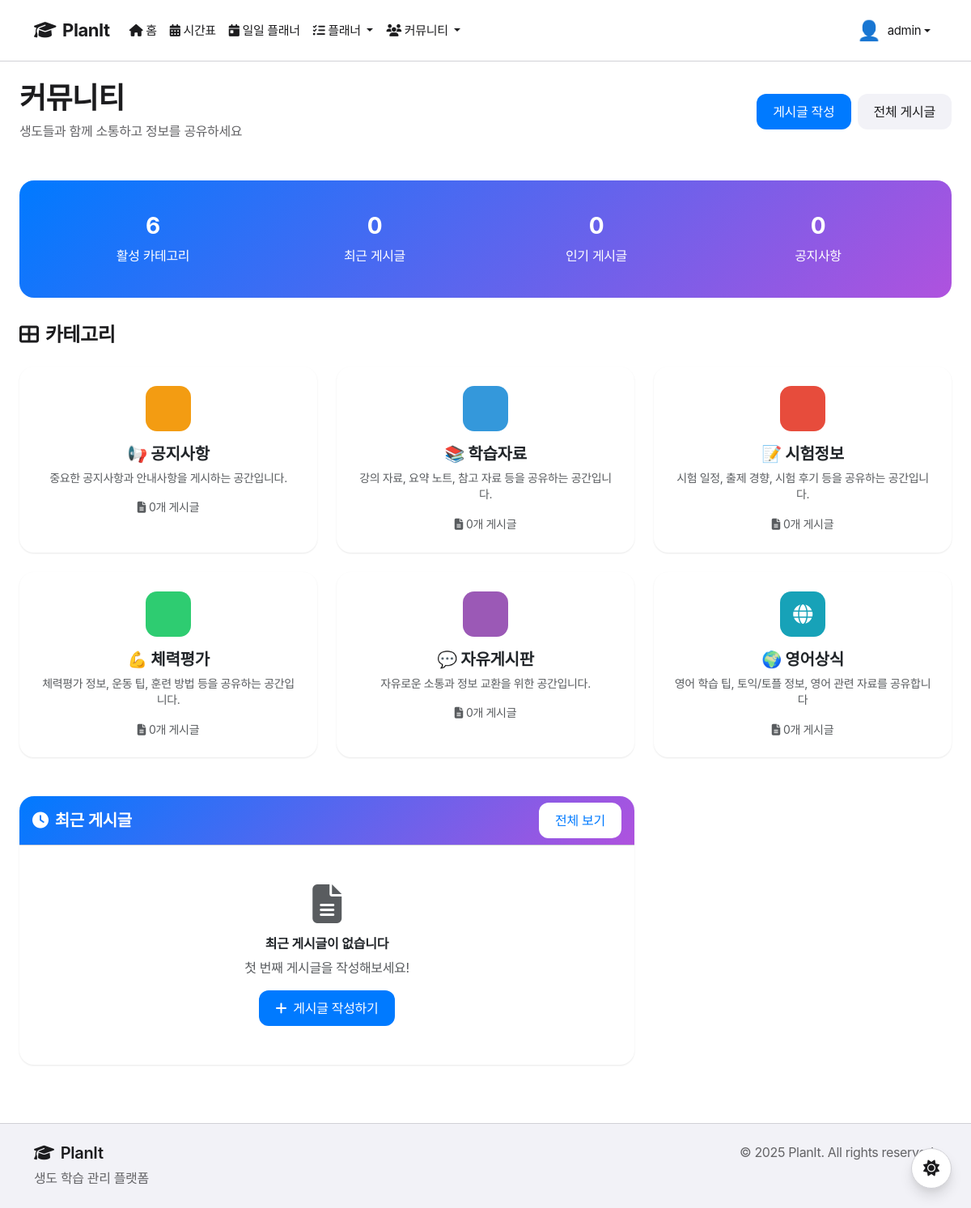
Page /community/ (signed in) on the committed database.
### accounts/models.py (models this page shows, shortened)
class User(AbstractUser):
    DEPARTMENT_CHOICES = [
        ('INTL', '국제관계학과'),
        ('DEFENSE', '국방경영학과'),
        ('AERO_POLICY', '항공우주정책학과'),
        ('COMP', '컴퓨터과학과'),
        ('AERO', '항공공학과'),
        ('SPACE', '우주공학과'),
        ('MECH', '기계공학과'),
        ('ELEC', '전자통신공학과'),
        ('SYSTEM', '시스템공학과'),
    ]
    GRADE_CHOICES = [
        (1, '1학년'),
        (2, '2학년'),
        (3, '3학년'),
        (4, '4학년'),
    ]
    student_id = models.CharField(
        max_length=10,
        unique=True,
        validators=[RegexValidator(r'^\d{7}$', '학번은 7자리 숫자여야 합니다.')],
        help_text='7자리 학번을 입력하세요'
    )
    department = models.CharField(
        max_length=15,
        choices=DEPARTMENT_CHOICES,
        default='COMP',
        verbose_name='학과'
    )
    grade = models.IntegerField(
        choices=GRADE_CHOICES,
        default=1,
        verbose_name='학년'
    )
    phone_number = models.CharField(
        max_length=15,
        blank=True,
        null=True,
        verbose_name='전화번호'
    )
    profile_image = models.ImageField(
        upload_to='profiles/',
        blank=True,
        null=True,
        verbose_name='프로필 이미지'
    )
    avatar_choice = models.CharField(
        max_length=20,
        default='default',
        blank=True,
        verbose_name='아바타 선택 (legacy)'
    )
    bio = models.TextField(
        max_length=500,
        blank=True,
        verbose_name='자기소개'
    )
    weekly_study_goal = models.PositiveIntegerField(
        default=40,
        verbose_name='주간 학습 목표(시간)'
    )
    created_at = models.DateTimeField(auto_now_add=True)
    updated_at = models.DateTimeField(auto_now=True)
    class Meta:
        verbose_name = '사용자'
        verbose_name_plural = '사용자들'

### community/models.py (models this page shows, shortened)
class Category(models.Model):
    CATEGORY_TYPES = [
        ('STUDY', '학습 자료'),
        ('EXAM', '시험 정보'),
        ('LECTURE', '강의 특성'),
        ('FITNESS', '체력평가'),
        ('ENGLISH', '영어상식'),
        ('PROJECT', '프로젝트'),
        ('QNA', '질문답변'),
        ('FREE', '자유게시판'),
        ('NOTICE', '공지사항'),
    ]
    id = models.UUIDField(primary_key=True, default=uuid.uuid4, editable=False)
    name = models.CharField(max_length=50, verbose_name='카테고리명')
    slug = models.SlugField(max_length=50, unique=True, verbose_name='슬러그')
    category_type = models.CharField(
        max_length=10,
        choices=CATEGORY_TYPES,
        default='FREE',
        verbose_name='카테고리 유형'
    )
    description = models.TextField(blank=True, verbose_name='설명')
    icon = models.CharField(max_length=50, default='fas fa-comments', verbose_name='아이콘')
    color = models.CharField(max_length=7, default='#007bff', verbose_name='색상')
    is_active = models.BooleanField(default=True, verbose_name='활성화')
    order = models.IntegerField(default=0, verbose_name='정렬순서')
    department_restricted = models.BooleanField(default=False, verbose_name='학과 제한')
    allowed_departments = models.JSONField(default=list, blank=True, verbose_name='허용 학과')
    created_at = models.DateTimeField(auto_now_add=True)
    updated_at = models.DateTimeField(auto_now=True)
    class Meta:
        verbose_name = '카테고리'
        verbose_name_plural = '카테고리들'
        ordering = ['order', 'name']
    def get_absolute_url(self):
        return reverse('community:category_posts', kwargs={'slug': self.slug})

### community/views.py (the view)
# urls.py: path('', views.CommunityView.as_view(), name='index'),
class CommunityView(LoginRequiredMixin, TemplateView):
    template_name = 'community/index.html'
    def get_context_data(self, **kwargs):
        context = super().get_context_data(**kwargs)
        user = self.request.user
        categories = Category.objects.filter(is_active=True)
        if not user.is_staff:
            categories = categories.filter(
                Q(department_restricted=False) |
                Q(allowed_departments__icontains=user.department)
            )
        categories = categories.annotate(
            post_count=Count('posts', filter=Q(posts__is_active=True))
        ).order_by('order', 'name')
        recent_posts = Post.objects.filter(
            is_active=True,
            category__in=categories
        ).select_related('author', 'category').order_by('-created_at')[:10]
        popular_posts = Post.objects.filter(
            is_active=True,
            category__in=categories,
            created_at__gte=timezone.now() - timezone.timedelta(days=7)
        ).annotate(
            like_count=Count('likes')
        ).order_by('-like_count', '-views')[:5]
        notices = Post.objects.filter(
            is_active=True,
            post_type='NOTICE',
            category__in=categories
        ).order_by('-is_pinned', '-created_at')[:5]
        context.update({
            'categories': categories,
            'recent_posts': recent_posts,
            'popular_posts': popular_posts,
            'notices': notices,
        })
        return context

### templates/community/index.html (shortened to what this page needs)
{% extends 'base.html' %}
{% load static %}
{% block content %}
<div class="container-fluid">
    <div class="d-flex justify-content-between align-items-center mb-5">
        <div>
            <h2 class="fw-bold mb-2" style="font-size: 2.25rem; letter-spacing: -0.02em;">커뮤니티</h2>
            <p class="mb-0" style="color: #636366; font-size: 1rem;">생도들과 함께 소통하고 정보를 공유하세요</p>
        </div>
        <div class="d-flex gap-2">
            <a href="{% url 'community:post_create' %}" class="btn btn-primary">
                게시글 작성
            </a>
            <a href="{% url 'community:post_list' %}" class="btn" style="background-color: #F2F2F7; color: #1C1C1E; border: none;">
                전체 게시글
            </a>
        </div>
    </div>
    <div class="stats-section">
        <div class="row text-center">
            <div class="col-md-3">
                <h3 class="fw-bold">{{ categories.count }}</h3>
                <p class="mb-0">활성 카테고리</p>
            </div>
            <div class="col-md-3">
                <h3 class="fw-bold">{{ recent_posts.count }}</h3>
                <p class="mb-0">최근 게시글</p>
            </div>
            <div class="col-md-3">
                <h3 class="fw-bold">{{ popular_posts.count }}</h3>
                <p class="mb-0">인기 게시글</p>
            </div>
            <div class="col-md-3">
                <h3 class="fw-bold">{{ notices.count }}</h3>
                <p class="mb-0">공지사항</p>
            </div>
        </div>
    </div>
    <div class="mb-5">
        <h4 class="mb-4"><i class="fas fa-th-large me-2"></i>카테고리</h4>
        <div class="row g-4">
            {% for category in categories %}
            <div class="col-md-6 col-lg-4">
                <a href="{{ category.get_absolute_url }}" class="text-decoration-none">
                    <div class="card category-card h-100">
                        <div class="card-body text-center p-4">
                            <div class="category-icon" style="background-color: {{ category.color }};">
                                <i class="{{ category.icon }}"></i>
                            </div>
                            <h5 class="card-title fw-bold">{{ category.name }}</h5>
                            <p class="card-text text-muted small">{{ category.description|truncatewords:10 }}</p>
                            <div class="d-flex justify-content-center align-items-center mt-3">
                                <small class="text-muted">
                                    <i class="fas fa-file-alt me-1"></i>{{ category.post_count }}개 게시글
                                </small>
                            </div>
                        </div>
                    </div>
                </a>
            </div>
            {% endfor %}
        </div>
    </div>
    <div class="row">
        <div class="col-lg-8">
            <div class="card">
                <div class="card-header bg-primary text-white">
                    <div class="d-flex justify-content-between align-items-center">
                        <h5 class="mb-0">
                            <i class="fas fa-clock me-2"></i>최근 게시글
                        </h5>
                        <a href="{% url 'community:post_list' %}" class="btn btn-sm btn-light">
                            전체 보기
                        </a>
                    </div>
                </div>
                <div class="card-body">
                    {% if recent_posts %}
                        {% for post in recent_posts %}
                        <div class="post-card p-3 mb-3">
                            <div class="d-flex align-items-start">
                                <div class="me-3">
                                    {% if post.author.profile_image %}
                                        <img src="{{ post.author.profile_image.url }}" alt="프로필" class="rounded-circle" width="40" height="40" style="object-fit: cover;">
                                    {% else %}
                                        <div class="d-flex align-items-center justify-content-center" style="width: 40px; height: 40px; font-size: 32px;">👤</div>
                                    {% endif %}
                                </div>
                                <div class="flex-grow-1">
                                    <h6 class="mb-2">
                                        <a href="{{ post.get_absolute_url }}" class="text-decoration-none">
                                            {{ post.title }}
                                        </a>
                                    </h6>
                                    <div class="post-meta mb-2">
                                        <span class="badge bg-secondary">{{ post.category.name }}</span>
                                        {% if post.post_type != 'NORMAL' %}
                                        <span class="badge post-type-badge bg-info">{{ post.get_post_type_display }}</span>
                                        {% endif %}
                                        {% if post.subject %}
                                        <span class="badge bg-success">{{ post.subject.name }}</span>
                                        {% endif %}
                                    </div>
                                    <div class="post-meta">
                                        <span>{{ post.author.get_full_name }}</span>
                                        <span class="mx-2">|</span>
                                        <span>{{ post.created_at|date:"m월 d일 H:i" }}</span>
                                        <span class="mx-2">|</span>
                                        <i class="fas fa-eye me-1"></i>{{ post.views }}
                                        <i class="fas fa-heart ms-2 me-1"></i>{{ post.get_like_count }}
                                        <i class="fas fa-comment ms-2 me-1"></i>{{ post.get_comment_count }}
                                    </div>
                                </div>
                            </div>
                        </div>
                        {% endfor %}
                    {% else %}
                        <div class="text-center py-4">
                            <i class="fas fa-file-alt fa-3x text-muted mb-3"></i>
                            <h6>최근 게시글이 없습니다</h6>
                            <p class="text-muted">첫 번째 게시글을 작성해보세요!</p>
                            <a href="{% url 'community:post_create' %}" class="btn btn-primary">
                                <i class="fas fa-plus me-2"></i>게시글 작성하기
                            </a>
                        </div>
                    {% endif %}
                </div>
            </div>
        </div>
        <div class="col-lg-4">
        </div>
    </div>
</div>
{% endblock %}

### templates/base.html (shortened to what this page needs)
{% load static %}
<!DOCTYPE html>
<html lang="ko">
<head>
    <link href="https://cdn.jsdelivr.net/npm/bootstrap@5.3.2/dist/css/bootstrap.min.css" rel="stylesheet">
    <link rel="stylesheet" href="https://cdn.jsdelivr.net/npm/bootstrap-icons@1.11.0/font/bootstrap-icons.css">
    <link rel="stylesheet" href="https://cdnjs.cloudflare.com/ajax/libs/font-awesome/6.4.0/css/all.min.css">
    <link rel="stylesheet" href="{% static 'css/style.css' %}">
</head>
<body>
    <nav class="navbar navbar-expand-lg navbar-light">
        <div class="container">
            <a class="navbar-brand fw-bold" href="{% url 'home' %}">
                <i class="fas fa-graduation-cap me-2"></i>PlanIt
            </a>
            <div class="collapse navbar-collapse" id="navbarNav">
                <ul class="navbar-nav me-auto">
                    <li class="nav-item">
                        <a class="nav-link" href="{% url 'home' %}">
                            <i class="fas fa-home me-1"></i>홈
                        </a>
                    </li>
                    {% if user.is_authenticated %}
                    <li class="nav-item">
                        <a class="nav-link" href="{% url 'timetable:index' %}">
                            <i class="fas fa-calendar-alt me-1"></i>시간표
                        </a>
                    </li>
                    <li class="nav-item">
                        <a class="nav-link" href="{% url 'planner:daily_planner' %}">
                            <i class="fas fa-calendar-day me-1"></i>일일 플래너
                        </a>
                    </li>
                    <li class="nav-item dropdown">
                        <a class="nav-link dropdown-toggle position-relative" href="#" id="plannerDropdown" role="button" data-bs-toggle="dropdown">
                            <i class="fas fa-tasks me-1"></i>플래너
                        </a>
                    </li>
                    <li class="nav-item dropdown">
                        <a class="nav-link dropdown-toggle" href="#" id="communityDropdown" role="button" data-bs-toggle="dropdown">
                            <i class="fas fa-users me-1"></i>커뮤니티
                        </a>
                    </li>
                    {% endif %}
                </ul>
                <ul class="navbar-nav">
                    {% if user.is_authenticated %}
                    <li class="nav-item dropdown">
                        <a class="nav-link dropdown-toggle d-flex align-items-center" href="#" id="navbarDropdown" role="button" data-bs-toggle="dropdown">
                            {% if user.profile_image %}
                                <img src="{{ user.profile_image.url }}" alt="프로필" class="rounded-circle me-2" width="32" height="32" style="object-fit: cover; border: 2px solid #fff;">
                            {% else %}
                                <span class="me-2" style="font-size: 24px;">👤</span>
                            {% endif %}
                            <span>{{ user.username }}</span>
                        </a>
                    </li>
                    {% endif %}
                </ul>
            </div>
        </div>
    </nav>
    <main class="container-fluid py-4">
        {% block content %}{% endblock %}
    </main>
    <footer class="py-4 mt-5">
        <div class="container">
            <div class="row">
                <div class="col-md-6">
                    <h5><i class="fas fa-graduation-cap me-2"></i>PlanIt</h5>
                    <p class="mb-0">생도 학습 관리 플랫폼</p>
                </div>
                <div class="col-md-6 text-md-end">
                    <p class="mb-0">&copy; 2025 PlanIt. All rights reserved.</p>
                </div>
            </div>
        </div>
    </footer>
    <button class="theme-toggle" id="themeToggle" aria-label="테마 변경" title="다크/라이트 모드 전환">
        <i class="fas fa-sun icon-sun"></i>
    </button>
</body>
</html>

### rows in the picture
User: username "admin"
Category: name "📢 공지사항", description "중요한 공지사항과 안내사항을 게시하는 공간입니다.", post_count "0"
Category: name "📚 학습자료", description "강의 자료, 요약 노트, 참고 자료 등을 공유하는 공간입니다.", post_count "0"
Category: name "📝 시험정보", description "시험 일정, 출제 경향, 시험 후기 등을 공유하는 공간입니다.", post_count "0"
Category: name "💪 체력평가", description "체력평가 정보, 운동 팁, 훈련 방법 등을 공유하는 공간입니다.", post_count "0"
Category: name "💬 자유게시판", description "자유로운 소통과 정보 교환을 위한 공간입니다.", post_count "0"
Category: name "🌍 영어상식", description "영어 학습 팁, 토익/토플 정보, 영어 관련 자료를 공유합니다", post_count "0"

### other values in the picture
{{ categories.count }} "6"
{{ recent_posts.count }} "0"
{{ popular_posts.count }} "0"
{{ notices.count }} "0"
